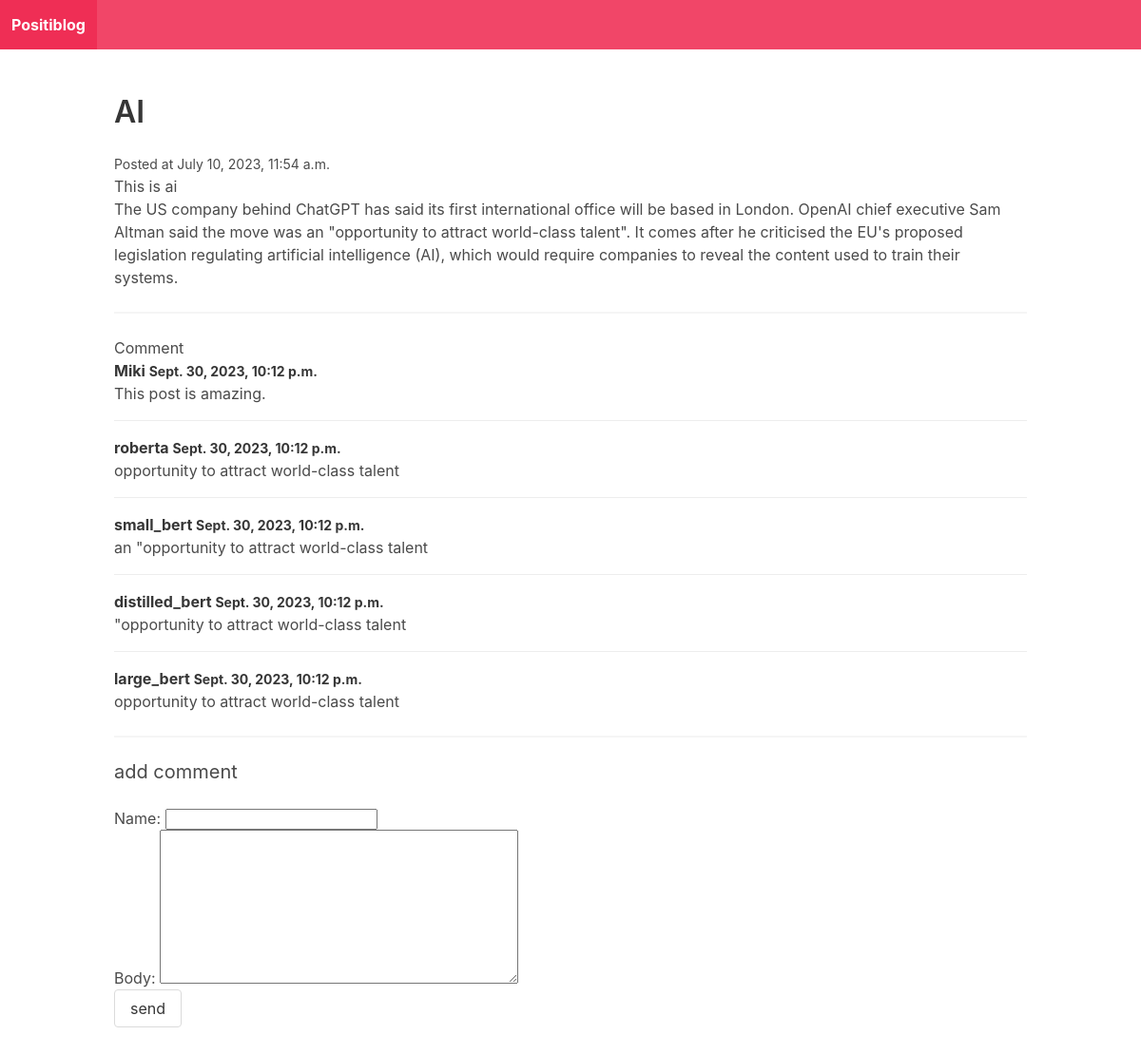
Screenshot of /post-4/ with the database file from the repository.
### blog/models.py (models this page shows)
class Post(models.Model):
    title=models.CharField(max_length=255)
    slug=models.SlugField()
    intro=models.TextField()
    body=models.TextField()
    posted_date=models.DateTimeField(auto_now_add=True)

class Comment(models.Model):
    post=models.ForeignKey(Post, related_name="comments",on_delete=models.CASCADE)
    name=models.CharField(max_length=255)
    body=models.TextField()
    posted_date=models.DateTimeField(auto_now_add=True)

### blog/views.py (the view)
# urls.py: path("<slug:slug>/", post_detail, name="post_detail"),
def post_detail(request, slug):
    post=Post.objects.get(slug=slug)
    if request.method=="POST":
        form = CommentForm(request.POST)
        if form.is_valid():
            comment=form.save(commit=False)
            comment.post=post
            comment.save()
            generate_comments(post)
            identify_ifbad()
            return redirect("post_detail", slug=post.slug)
    else:
        form=CommentForm()
    return render(request, "blog/post_detail.html", {"post":post, "form":form})

### blog/forms.py
class CommentForm(forms.ModelForm):
    class Meta:
        model=Comment
        fields=["name","body"]

### blog/templates/blog/post_detail.html (shortened to what this page needs)
{% extends "blog/base.html" %} {% block content %}
<h1 class="title">{{post.title}}</h1>
<small>
    Posted at {{post.posted_date}}
</small>
<p>
    {{post.intro}}
</p>
<p>
    {{post.body}}
</p>
<hr />
<h2 class="'subtitle">Comment</h2>
{% for comment in post.comments.all %}
<article class="media">
    <div class="media-content">
        <div class="content">
            <p>
                <strong>
                    {{comment.name}}
                    <small>
                        {{comment.posted_date}}
                    </small>
                </strong>
                <br />
                {{comment.body}}
            </p>
        </div>
    </div>
</article>
{% empty %}
<div class="notification">
    <p>
        No comment yet
    </p>
</div>
{% endfor %}
<hr />
<h2 class="subtitle">
    add comment
</h2>
<form action="." method="post">
    {{form.as_p}}
    <div class="field">
        <div class="control">
            <button class="button is danger">send</button>
        </div>
    </div>
</form>
{% endblock %}

### blog/templates/blog/base.html (shortened to what this page needs)
<!DOCTYPE html>
<html lang="en">
<head>
    <link rel="stylesheet" href="https://cdn.jsdelivr.net/npm/bulma@0.9.4/css/bulma.min.css">
</head>
<body>
    <nav class="navbar is-danger">
        <div class="navbar-brand">
            <a href="/" class="navbar-item">
                <strong>
                    Positiblog
                </strong>
            </a>
        </div>
    </nav>
    <section class="section">
        <div class="container">
            {% block content %} {% endblock %}
        </div>
    </section>
</body>
</html>

### rows the page displays
Post: title "AI", posted_date "July 10, 2023, 11:54 a.m.", intro "This is ai", body "The US company behind ChatGPT has said its first international office will be based in London. OpenAI chief executive Sam Altman said the move was an \"opportunity to attract world-class talent\". It comes after he criticised the EU's proposed legislation regulating artificial intelligence (AI), which would require companies to reveal the content used to train their systems."
Comment: name "Miki", posted_date "Sept. 30, 2023, 10:12 p.m.", body "This post is amazing."
Comment: name "roberta", posted_date "Sept. 30, 2023, 10:12 p.m.", body "opportunity to attract world-class talent"
Comment: name "small_bert", posted_date "Sept. 30, 2023, 10:12 p.m.", body "an \"opportunity to attract world-class talent"
Comment: name "distilled_bert", posted_date "Sept. 30, 2023, 10:12 p.m.", body "\"opportunity to attract world-class talent"
Comment: name "large_bert", posted_date "Sept. 30, 2023, 10:12 p.m.", body "opportunity to attract world-class talent"
